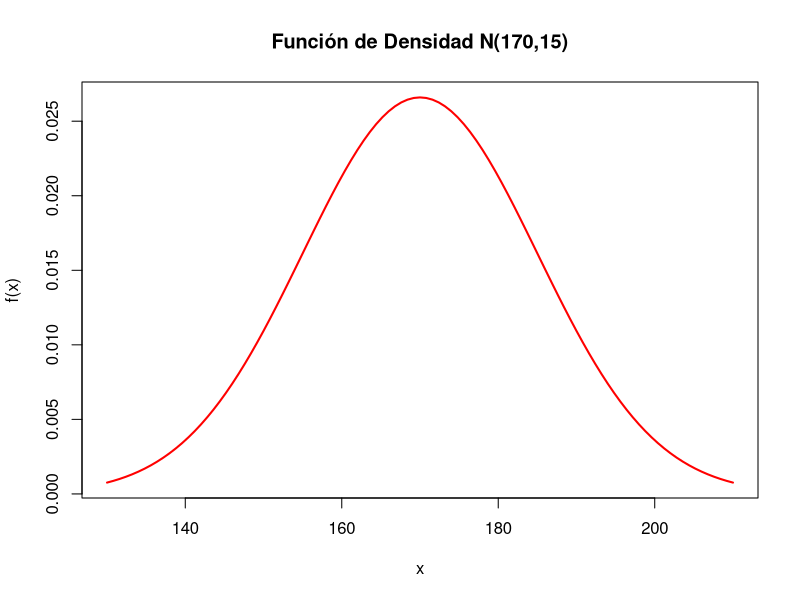

R code for this plot:
## ---- chunk 1
knitr::opts_chunk$set(echo = TRUE)
## ---- chunk 2
x= seq(260,280, by=0.5)
dnorm(x, 270,11)
## ---- chunk 3
curve(dnorm(x,170,15),xlim=c(130,210),col="red",lwd=2,
      xlab="x",ylab="f(x)",main="Función de Densidad N(170,15)")
